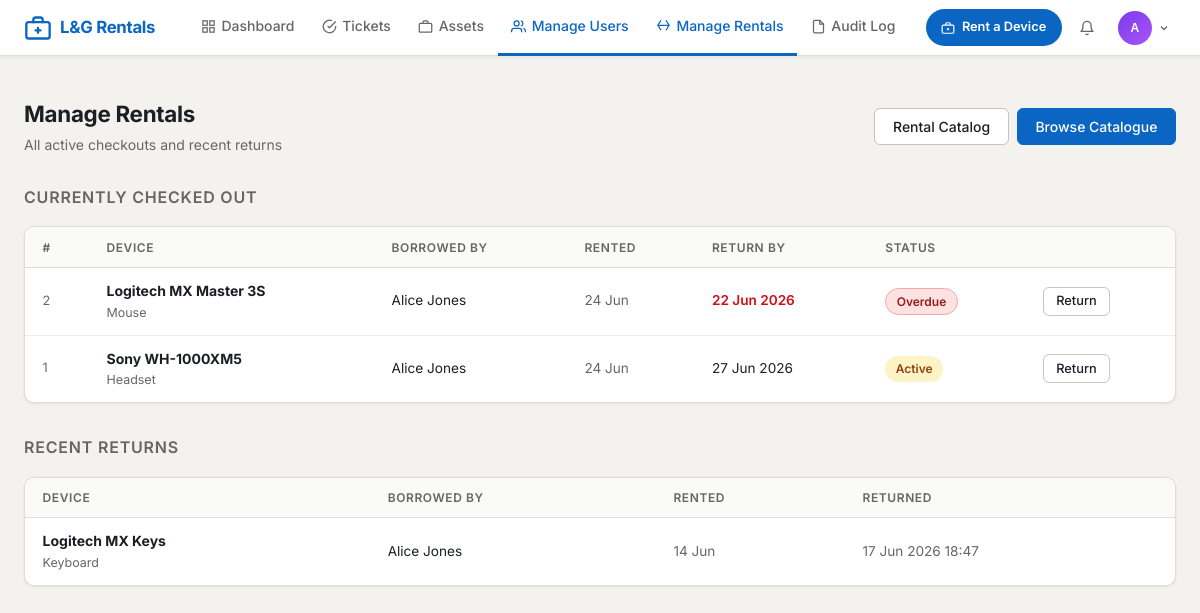
The page /rentals/admin (signed in) on the database its author committed.
### app/models/__init__.py (models this page shows, shortened)
class User(UserMixin, db.Model):
    __tablename__ = 'users'
    id = db.Column(db.Integer, primary_key=True)
    username = db.Column(db.String(64), unique=True, nullable=False, index=True)
    email = db.Column(db.String(120), unique=True, nullable=False, index=True)
    password_hash = db.Column(db.String(256), nullable=False)
    role = db.Column(db.String(20), nullable=False, default='user')
    is_active = db.Column(db.Boolean, default=True, nullable=False)
    full_name = db.Column(db.String(120), nullable=False)
    department = db.Column(db.String(80))
    phone = db.Column(db.String(20))
    failed_login_count = db.Column(db.Integer, default=0, nullable=False)
    locked_until = db.Column(db.DateTime, nullable=True)
    created_at = db.Column(db.DateTime, default=datetime.utcnow, nullable=False)
    updated_at = db.Column(db.DateTime, default=datetime.utcnow, onupdate=datetime.utcnow)
    last_login = db.Column(db.DateTime, nullable=True)
    raised_tickets = db.relationship('Ticket', foreign_keys='Ticket.raised_by_id', backref='raised_by', lazy='dynamic')
    assigned_tickets = db.relationship('Ticket', foreign_keys='Ticket.assigned_to_id', backref='assigned_to', lazy='dynamic')
    assigned_assets = db.relationship('Asset', foreign_keys='Asset.assigned_to_id', backref='assigned_to', lazy='dynamic')
    comments = db.relationship('Comment', backref='author', lazy='dynamic')
    audit_logs = db.relationship('AuditLog', backref='user', lazy='dynamic')
    @property
    def is_admin(self):
        return self.role == 'admin'

class Rental(db.Model):
    __tablename__ = 'rentals'
    STATUS_ACTIVE = 'Active'
    STATUS_RETURNED = 'Returned'
    STATUS_OVERDUE = 'Overdue'
    id = db.Column(db.Integer, primary_key=True)
    item_id = db.Column(db.Integer, db.ForeignKey('rental_items.id'), nullable=False)
    user_id = db.Column(db.Integer, db.ForeignKey('users.id'), nullable=False)
    rented_at = db.Column(db.DateTime, default=datetime.utcnow, nullable=False)
    return_by = db.Column(db.Date, nullable=False)
    returned_at = db.Column(db.DateTime, nullable=True)
    status = db.Column(db.String(20), nullable=False, default='Active')
    notes = db.Column(db.Text)
    borrower = db.relationship('User', backref=db.backref('rentals', lazy='dynamic'))

class RentalItem(db.Model):
    __tablename__ = 'rental_items'
    CATEGORY_CHOICES = ['Headset', 'Keyboard', 'Mouse', 'Webcam',
                        'Laptop', 'Tablet', 'Phone', 'Cable / Adapter', 'Other']
    LOCATION_CHOICES = ['London', 'Hove', 'Cardiff']
    id = db.Column(db.Integer, primary_key=True)
    name = db.Column(db.String(120), nullable=False)
    category = db.Column(db.String(50), nullable=False)
    location = db.Column(db.String(50), nullable=False, default='London')
    description = db.Column(db.Text)
    image_filename = db.Column(db.String(120), nullable=True)
    quantity_total = db.Column(db.Integer, nullable=False, default=1)
    is_active = db.Column(db.Boolean, default=True, nullable=False)
    created_at = db.Column(db.DateTime, default=datetime.utcnow, nullable=False)
    rentals = db.relationship('Rental', backref='item', lazy='dynamic')

### app/routes/rentals.py (the view)
@rentals_bp.route('/admin')
@login_required
@admin_required
def admin_rentals():
    _sync_overdue()
    active = (Rental.query
              .filter(Rental.status.in_([Rental.STATUS_ACTIVE, Rental.STATUS_OVERDUE]))
              .order_by(Rental.return_by)
              .all())
    recent_returned = (Rental.query
                       .filter_by(status=Rental.STATUS_RETURNED)
                       .order_by(Rental.returned_at.desc())
                       .limit(20)
                       .all())
    return render_template('rentals/admin_rentals.html',
                           active=active,
                           recent_returned=recent_returned)

### app/routes/rentals.py (called while the page is built)
def _sync_overdue():
    today = date.today()
    overdue = Rental.query.filter(
        Rental.status == Rental.STATUS_ACTIVE,
        Rental.return_by < today,
    ).all()
    for r in overdue:
        r.status = Rental.STATUS_OVERDUE
    if overdue:
        db.session.commit()

### app/utils/security.py (called while the page is built, shortened)
def admin_required(f):
    @wraps(f)
    def decorated_function(*args, **kwargs):
        if not current_user.is_authenticated:
            abort(401)
        return f(*args, **kwargs)
    return decorated_function

def apply_security_headers(response):
    response.headers['X-Content-Type-Options'] = 'nosniff'
    response.headers['X-Frame-Options'] = 'DENY'
    response.headers['X-XSS-Protection'] = '1; mode=block'
    response.headers['Referrer-Policy'] = 'strict-origin-when-cross-origin'
    csp_directives = current_app.config.get('CSP_DIRECTIVES', {})
    if csp_directives:
        csp_string = '; '.join(
            f"{key} {value}" for key, value in csp_directives.items()
        )
        response.headers['Content-Security-Policy'] = csp_string
    if not current_app.debug:
        response.headers['Strict-Transport-Security'] = \
            'max-age=31536000; includeSubDomains'
    response.headers['Permissions-Policy'] = \
        'camera=(), microphone=(), geolocation=()'
    return response

### app/templates/rentals/admin_rentals.html (shortened to what this page needs)
{% extends "base.html" %}
{% block content %}
<div class="page-header">
    <div>
        <h1 class="page-title">Manage Rentals</h1>
        <p class="page-subtitle">All active checkouts and recent returns</p>
    </div>
    <div class="btn-group">
        <a href="{{ url_for('rentals.admin_items') }}" class="btn btn-outline">Rental Catalog</a>
        <a href="{{ url_for('rentals.catalog') }}" class="btn btn-primary">Browse Catalogue</a>
    </div>
</div>
<h2 style="font-size:1rem;font-weight:600;color:var(--text-muted);text-transform:uppercase;letter-spacing:.05em;margin-bottom:1rem;">Currently Checked Out</h2>
<div class="card" style="margin-bottom:2rem;">
    <div class="table-wrapper">
        <table>
            <thead>
                <tr>
                    <th>#</th>
                    <th>Device</th>
                    <th>Borrowed By</th>
                    <th>Rented</th>
                    <th>Return By</th>
                    <th>Status</th>
                    <th></th>
                </tr>
            </thead>
            <tbody>
            {% for r in active %}
            <tr>
                <td style="color:var(--text-muted);font-size:.8rem;">{{ r.id }}</td>
                <td>
                    <strong>{{ r.item.name }}</strong>
                    <div style="font-size:.78rem;color:var(--text-muted);">{{ r.item.category }}</div>
                </td>
                <td style="font-size:.85rem;">{{ r.borrower.full_name }}</td>
                <td style="font-size:.85rem;white-space:nowrap;color:var(--text-muted);">{{ r.rented_at.strftime('%d %b') }}</td>
                <td style="font-size:.85rem;white-space:nowrap;{% if r.status == 'Overdue' %}color:var(--danger);font-weight:600;{% endif %}">
                    {{ r.return_by.strftime('%d %b %Y') }}
                </td>
                <td>
                    {% if r.status == 'Overdue' %}
                    <span class="badge badge-critical">Overdue</span>
                    {% else %}
                    <span class="badge badge-inprogress">Active</span>
                    {% endif %}
                </td>
                <td>
                    <form method="POST" action="{{ url_for('rentals.return_rental', rental_id=r.id) }}" style="display:inline;">
                        <button type="submit" class="btn btn-outline btn-sm"
                                data-confirm="Mark '{{ r.item.name }}' as returned by {{ r.borrower.full_name }}?">
                            Return
                        </button>
                    </form>
                </td>
            </tr>
            {% endfor %}
            </tbody>
        </table>
    </div>
</div>
{% if recent_returned %}
<h2 style="font-size:1rem;font-weight:600;color:var(--text-muted);text-transform:uppercase;letter-spacing:.05em;margin-bottom:1rem;">Recent Returns</h2>
<div class="card">
    <div class="table-wrapper">
        <table>
            <thead>
                <tr>
                    <th>Device</th>
                    <th>Borrowed By</th>
                    <th>Rented</th>
                    <th>Returned</th>
                </tr>
            </thead>
            <tbody>
            {% for r in recent_returned %}
            <tr>
                <td>
                    <strong>{{ r.item.name }}</strong>
                    <div style="font-size:.78rem;color:var(--text-muted);">{{ r.item.category }}</div>
                </td>
                <td style="font-size:.85rem;">{{ r.borrower.full_name }}</td>
                <td style="font-size:.85rem;white-space:nowrap;color:var(--text-muted);">{{ r.rented_at.strftime('%d %b') }}</td>
                <td style="font-size:.85rem;white-space:nowrap;color:var(--text-muted);">{{ r.returned_at.strftime('%d %b %Y %H:%M') if r.returned_at else '—' }}</td>
            </tr>
            {% endfor %}
            </tbody>
        </table>
    </div>
</div>
{% endif %}
{% endblock %}

### app/templates/base.html (shortened to what this page needs)
<!DOCTYPE html>
<html lang="en">
<head>
    <link rel="stylesheet" href="{{ url_for('static', filename='css/main.css') }}">
</head>
<body>
{% if current_user.is_authenticated %}
<nav class="navbar">
    <a href="{{ url_for('main.dashboard') }}" class="nav-brand">
        <svg viewBox="0 0 24 24" fill="none" stroke="currentColor" stroke-width="2" stroke-linecap="round" stroke-linejoin="round">
            <rect x="2" y="7" width="20" height="14" rx="2"/><path d="M16 7V5a2 2 0 0 0-2-2h-4a2 2 0 0 0-2 2v2"/><line x1="12" y1="12" x2="12" y2="16"/><line x1="10" y1="14" x2="14" y2="14"/>
        </svg>
        L&G Rentals
    </a>
    <ul class="nav-links">
        <li>
            <a href="{{ url_for('main.dashboard') }}" class="{% if request.endpoint == 'main.dashboard' %}active{% endif %}">
                <svg width="15" height="15" viewBox="0 0 24 24" fill="none" stroke="currentColor" stroke-width="2"><rect x="3" y="3" width="7" height="7"/><rect x="14" y="3" width="7" height="7"/><rect x="14" y="14" width="7" height="7"/><rect x="3" y="14" width="7" height="7"/></svg>
                Dashboard
            </a>
        </li>
        {% if current_user.is_admin %}
        <li>
            <a href="{{ url_for('tickets.list_tickets') }}" class="{% if 'tickets' in request.endpoint %}active{% endif %}">
                <svg width="15" height="15" viewBox="0 0 24 24" fill="none" stroke="currentColor" stroke-width="2"><path d="M22 11.08V12a10 10 0 1 1-5.93-9.14"/><polyline points="22 4 12 14.01 9 11.01"/></svg>
                Tickets
            </a>
        </li>
        <li>
            <a href="{{ url_for('assets.list_assets') }}" class="{% if 'assets' in request.endpoint %}active{% endif %}">
                <svg width="15" height="15" viewBox="0 0 24 24" fill="none" stroke="currentColor" stroke-width="2"><rect x="2" y="7" width="20" height="14" rx="2"/><path d="M16 7V5a2 2 0 0 0-2-2h-4a2 2 0 0 0-2 2v2"/></svg>
                Assets
            </a>
        </li>
        <li>
            <a href="{{ url_for('admin.list_users') }}" class="{% if 'admin' in request.endpoint %}active{% endif %}">
                <svg width="15" height="15" viewBox="0 0 24 24" fill="none" stroke="currentColor" stroke-width="2"><path d="M17 21v-2a4 4 0 0 0-4-4H5a4 4 0 0 0-4 4v2"/><circle cx="9" cy="7" r="4"/><path d="M23 21v-2a4 4 0 0 0-3-3.87M16 3.13a4 4 0 0 1 0 7.75"/></svg>
                Manage Users
            </a>
        </li>
        <li>
            <a href="{{ url_for('rentals.admin_rentals') }}" class="{% if 'rentals' in request.endpoint and current_user.is_admin %}active{% endif %}">
                <svg width="15" height="15" viewBox="0 0 24 24" fill="none" stroke="currentColor" stroke-width="2"><path d="M21 10H3M16 2l5 8-5 8M8 2L3 10l5 8"/></svg>
                Manage Rentals
            </a>
        </li>
        <li>
            <a href="{{ url_for('admin.audit_log') }}" class="{% if request.endpoint == 'admin.audit_log' %}active{% endif %}">
                <svg width="15" height="15" viewBox="0 0 24 24" fill="none" stroke="currentColor" stroke-width="2"><path d="M14 2H6a2 2 0 0 0-2 2v16a2 2 0 0 0 2 2h12a2 2 0 0 0 2-2V8z"/><polyline points="14 2 14 8 20 8"/></svg>
                Audit Log
            </a>
        </li>
        {% endif %}
    </ul>
    <div class="nav-right">
        <a href="{{ url_for('rentals.catalog') }}"
           class="nav-rent-btn {% if 'rentals' in request.endpoint %}nav-rent-btn-active{% endif %}">
            <svg width="14" height="14" viewBox="0 0 24 24" fill="none" stroke="currentColor" stroke-width="2">
                <rect x="2" y="7" width="20" height="14" rx="2"/><path d="M16 7V5a2 2 0 0 0-2-2h-4a2 2 0 0 0-2 2v2"/><line x1="12" y1="12" x2="12" y2="16"/><line x1="10" y1="14" x2="14" y2="14"/>
            </svg>
            Rent a Device
        </a>
        <div class="nav-notif" id="notifDropdown">
            <button class="nav-notif-btn" id="notifBtn" type="button" aria-haspopup="true" aria-expanded="false">
                <svg width="16" height="16" viewBox="0 0 24 24" fill="none" stroke="currentColor" stroke-width="2" stroke-linecap="round" stroke-linejoin="round">
                    <path d="M18 8A6 6 0 0 0 6 8c0 7-3 9-3 9h18s-3-2-3-9"/>
                    <path d="M13.73 21a2 2 0 0 1-3.46 0"/>
                </svg>
            </button>
        </div>
        <div class="nav-user-dropdown" id="userDropdown">
            <button class="nav-avatar-btn" id="userAvatarBtn" type="button" aria-haspopup="true" aria-expanded="false">
                {% set parts = current_user.full_name.split() %}
                <div class="user-avatar {% if current_user.is_admin %}avatar-admin{% elif current_user.is_guest %}avatar-guest{% else %}avatar-user{% endif %}">
                    {{ parts[0][0]|upper }}{% if parts|length > 1 %}{{ parts[-1][0]|upper }}{% endif %}
                </div>
                <svg width="12" height="12" viewBox="0 0 24 24" fill="none" stroke="currentColor" stroke-width="2.5"><path d="M6 9l6 6 6-6"/></svg>
            </button>
        </div>
    </div>
</nav>
{% endif %}
{% block flash %}
<div class="flash-container">
</div>
{% endblock %}
<main class="{% block main_class %}main-content{% endblock %}">
    {% block content %}{% endblock %}
</main>
</body>
</html>

### rows shown on the page
User: full_name "A"
Rental: id "2", item.name "Logitech MX Master 3S", item.category "Mouse", borrower.full_name "Alice Jones", rented_at "24 Jun", return_by "22 Jun 2026", status "Overdue"
Rental: id "1", item.name "Sony WH-1000XM5", item.category "Headset", borrower.full_name "Alice Jones", rented_at "24 Jun", return_by "27 Jun 2026", status "Active"
Rental: item.name "Logitech MX Keys", item.category "Keyboard", borrower.full_name "Alice Jones", rented_at "14 Jun", returned_at "17 Jun 2026 18:47"
